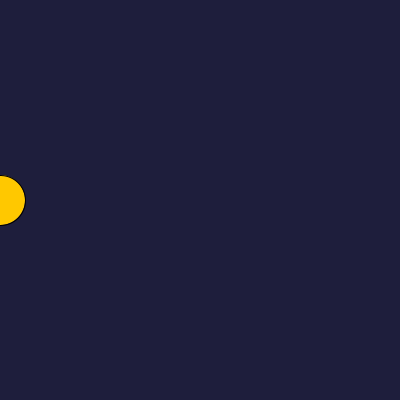
Frame 1 (no input)
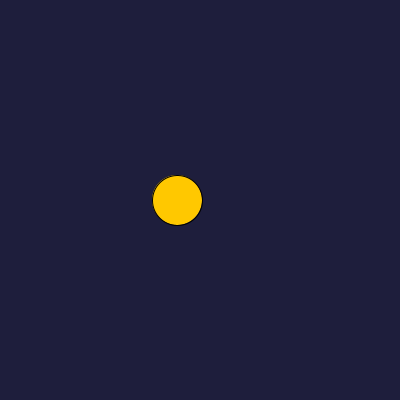
Frame 60 (the mouse pressed at the canvas centre just before this capture)
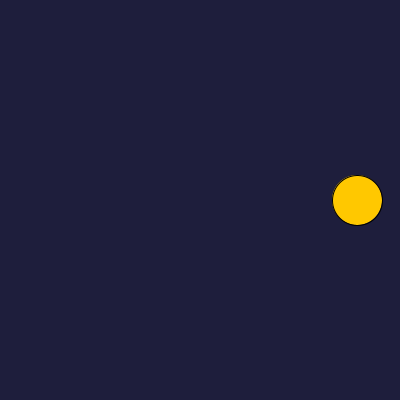
Frame 120 (the mouse held since frame 60 and released just before this capture)

The Processing sketch that drew these frames (run headless with seeded random() and noise(); from frame 60 on, the mouse is pressed at the canvas centre):

// Processing sketch: m04a_moving_ball
// ── m04a_moving_ball.pde
// MODULE 4 - Animation: a variable that changes
// draw() runs about 60 times per second. Like a flip-book!
int x = 0;            // where the ball is
int speed = 3;        // CHANGE ME: try 1, 10, -3

void setup() {
  size(400, 400);
}

void draw() {
  background(30, 30, 60);        // erase the last page of the flip-book
  fill(255, 200, 0);
  ellipse(x, 200, 50, 50);       // draw the ball at its NEW place
  x = x + speed;                 // change x a little each frame
}
